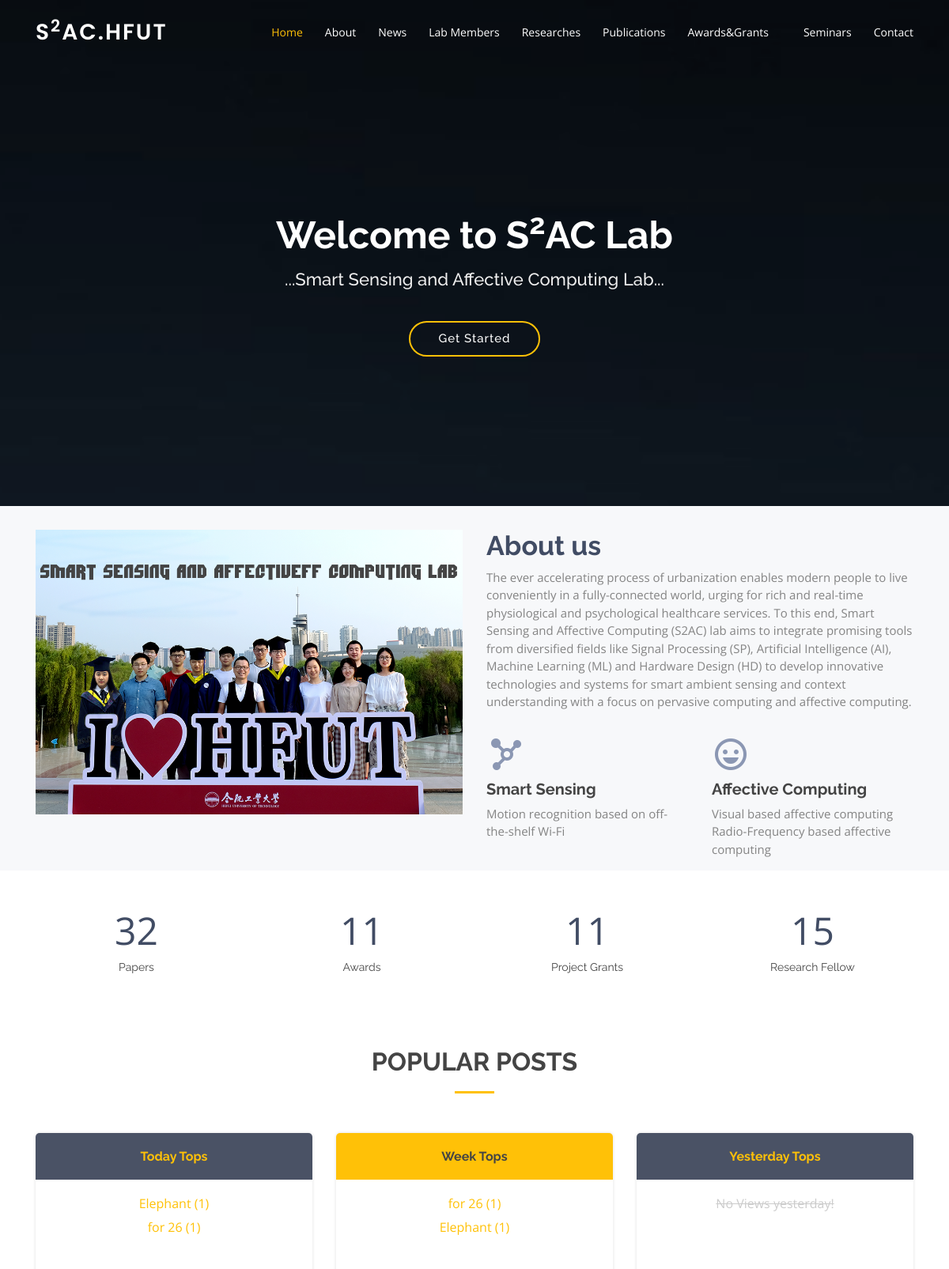
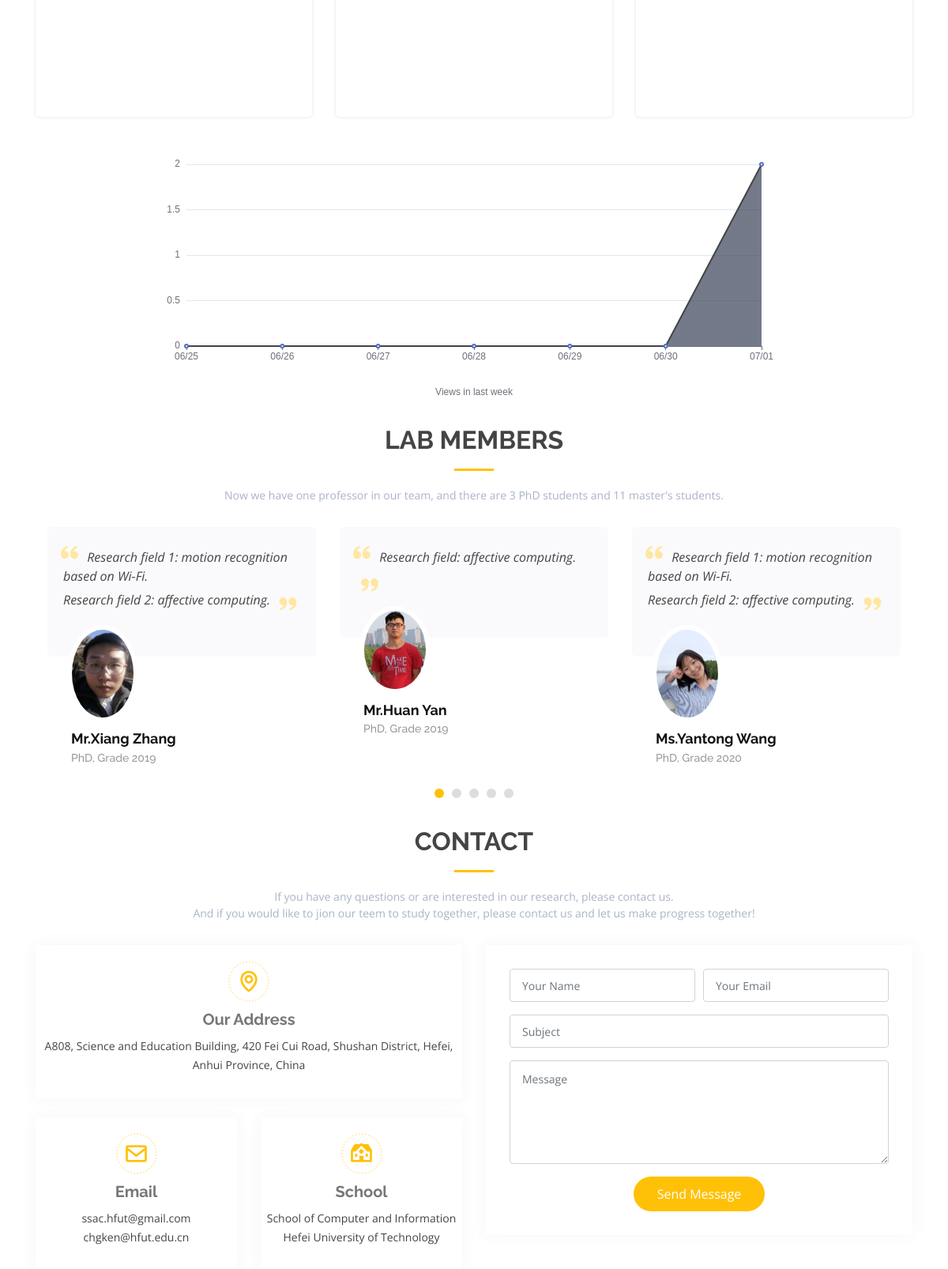
The page / (upper part) on the database its author committed (2 pictures, top to bottom).
### read_statistics/models.py (models this page shows)
class ReadDetails(models.Model):
    date = models.DateField(default=timezone.now)
    read_num = models.IntegerField(default=0)
    content_type = models.ForeignKey(ContentType, on_delete=models.DO_NOTHING)
    object_id = models.PositiveIntegerField()
    content_object = GenericForeignKey('content_type', 'object_id')

### s2aclab/models.py (models this page shows, shortened)
class Articles(models.Model, ReadNumExpandMethod):
    title = models.CharField(max_length=100)
    article_type = models.ForeignKey(ArticleType,on_delete=models.DO_NOTHING,related_name='art_art')
    content = RichTextUploadingField(config_name='upload_ckeditor')
    author = models.ForeignKey(User, on_delete=models.DO_NOTHING)
    created_time = models.DateTimeField(auto_now_add=False)
    last_updated_time = models.DateTimeField(auto_now=True)
    read_details = GenericRelation(ReadDetails)  # content_object = GenericForeignKey('content_type', 'object_id')
    class Meta: # 排序
        ordering = ['-created_time']

### proj_lab/views.py (the view)
# urls.py: 2. Add a URL to urlpatterns:  path('', views.home, name='home')
def home(request):
    content_type = ContentType.objects.get_for_model(Articles)
    read_sum, dates = get_one_week_read_statistics(content_type)
    week_hot = cache.get('week_hot')
    if not week_hot:
        week_hot = get_one_week_hot_articles()
        cache.set('week_hot', week_hot, 3600)  #   3600s
        print('calculate')
    else:
        print('use cache')
    context = {}
    context['artilce_types'] = ArticleType.objects.annotate(article_count=Count('art_art'))
    context['read_sum'] = read_sum
    context['dates'] = dates
    context['today_hot'] = get_today_hot_read(content_type)
    context['yesterday_hot'] = get_yesterday_hot_read(content_type)
    context['week_hot'] = week_hot
    return render(request, 'home.html', context)

### read_statistics/utils.py (called while the page is built)
def get_one_week_read_statistics(content_type):
    today = timezone.now().date()
    dates = []
    read_sum = []
    for i in range(6, -1,-1):
        date = today + timedelta(days= -i)
        dates.append(date.strftime('%m/%d'))
        readdetails = ReadDetails.objects.filter(content_type=content_type, date=date)
        res = readdetails.aggregate(read_num_sum=Sum('read_num'))    # 返回字典{'read_num_sum':?}
        read_sum.append(res['read_num_sum'] or 0)
    return read_sum,dates

def get_today_hot_read(content_type):
    today = timezone.now().date()
    readdetails = ReadDetails.objects.filter(content_type=content_type, date=today).order_by('-read_num')
    return readdetails[:5]

def get_yesterday_hot_read(content_type):
    yes = timezone.now().date() + timedelta(days=-1)
    readdetails = ReadDetails.objects.filter(
        content_type=content_type, date=yes).order_by('-read_num')
    return readdetails[:5]

def get_one_week_hot_articles():
    today = timezone.now().date()
    date = today + timedelta(days=-6)
    articles = Articles.objects.filter(
        read_details__date__lte=today,read_details__date__gte=date
        ).values('id', 'title').annotate(read_num_sum=Sum('read_details__read_num')).order_by('-read_num_sum')
    return articles[:7]

### templates/home.html (shortened to what this page needs)
{% extends 'base.html' %}
{% load static%}
<!-- {% block header_extends %}
    <link rel="stylesheet" href="{% static 'home.css' %}">
{% endblock %} -->
{% block content %}
    <section id="hero" class="d-flex align-items-center justify-content-center">
        <div class="container position-relative">
            <h1>Welcome to S<sup>2</sup>AC Lab</h1>
            <h2>...Smart Sensing and Affective Computing Lab...</h2>
            <a href="#about" class="btn-get-started scrollto">Get Started</a>
        </div>
    </section>
    <section id="about" class="about section-bg">
        <div class="container">
            <div class="row">
                <div class="col-lg-6">
                    <img src="static/assets/img/about.png" class="img-fluid" alt="">
                </div>
                <div class="col-lg-6 pt-4 pt-lg-0">
                    <h3>About us</h3>
                    <p>
                        The ever accelerating process of urbanization enables modern people to live conveniently in a fully-connected world,
                        urging for rich and real-time physiological and psychological healthcare services. To this end, Smart Sensing and
                        Affective Computing (S2AC) lab aims to integrate promising tools from diversified fields like Signal Processing (SP),
                        Artificial Intelligence (AI), Machine Learning (ML) and Hardware Design (HD) to develop innovative technologies and
                        systems for smart ambient sensing and context understanding with a focus on pervasive computing and affective computing.
                    </p>
                    <div class="row">
                        <div class="col-md-6">
                            <i class="bx bxs-network-chart"></i>
                            <h4>Smart Sensing</h4>
                            <p>Motion recognition based on off-the-shelf Wi-Fi</p>
                        </div>
                        <div class="col-md-6">
                            <i class="bx bx-happy"></i>
                            <h4>Affective Computing</h4>
                            <p>Visual based affective computing<br>
                                Radio-Frequency based affective computing
                            </p>
                        </div>
                    </div>
                </div>
            </div>
        </div>
    </section>
    <section id="counts" class="counts section">
        <div class="container">
            <div class="row counters">
                <div class="col-lg-3 col-6 text-center">
                    <span data-toggle="counter-up">32</span>
                    <p>Papers</p>
                </div>
                <div class="col-lg-3 col-6 text-center">
                    <span data-toggle="counter-up">11</span>
                    <p>Awards</p>
                </div>
                <div class="col-lg-3 col-6 text-center">
                    <span data-toggle="counter-up">11</span>
                    <p>Project Grants</p>
                </div>
                <div class="col-lg-3 col-6 text-center">
                    <span data-toggle="counter-up">15</span>
                    <p>Research Fellow</p>
                </div>
            </div>
        </div>
    </section>
    <section id="hot-data" class="hot-data center-block">
        <div class="container">
            <div class="section-title">
                <h2>POPULAR POSTS</h2>
            </div>
            <div class="row">
                <div class="col-xs-6 col-sm-4" >
                    <div class="box" >
                        <h3>Today Tops</h3>
                        <ul>
                            {% for hot in today_hot %}
                            <li>
                                <a href="{% url 'article_details' hot.content_object.pk %}">{{ hot.content_object.title|striptags|truncatechars:30}} ({{hot.read_num}})</a>
                            </li>
                            {% empty %}
                            <li class="na">No Views today!</li>
                            {% endfor %}
                        </ul>
                    </div>
                </div>
                <div class="col-xs-6 col-sm-4">
                    <div class="box featured">
                        <h3>Week Tops</h3>
                        <ul>
                            {% for hot in week_hot %}
                            <li>
                                <a href="{% url 'article_details' hot.id %}">{{ hot.title|striptags|truncatechars:30}}
                                ({{hot.read_num_sum}})
                                </a>
                            </li>
                            {% empty %}
                            <li class="na">No Views in last week!</li>
                            {% endfor %}
                        </ul>
                    </div>
                </div>
                <div class="col-xs-6 col-sm-4">
                    <div class="box">
                        <h3>Yesterday Tops</h3>
                        <ul>
                            {% for hot in yesterday_hot %}
                            <li>
                                <a href="{% url 'article_details' hot.content_object.pk %}">{{ hot.content_object.title |striptags|truncatechars:30}}
                                    ({{hot.read_num}})</a>
                            </li>
                            {% empty %}
                            <li class="na">No Views yesterday!</li>
                            {% endfor %}
                        </ul>
                    </div>
                </div>
            </div>
            <div id="area-chart" style="width:auto; height: 360px; padding: 0 100px;">
                <script type="text/javascript">
                    var dom = document.getElementById("area-chart");
                    var myChart = echarts.init(dom);
                    var app = {};
                    option = null;
                    option = {
                        title: {
                            subtext: 'Views in last week',
                            left: 'center',
                            bottom: 'top',
                            color: '#0eb0c9',
                        },
                        tooltip: {
                            trigger: 'axis',
                            axisPointer: {
                                type: 'cross',
                                label: {
                                    backgroundColor: '#ffc107'
                                }
                            }
                        },
                        xAxis: {
                            type: 'category',
                            boundaryGap: false,
                            data: {{ dates | safe }}
                                },
                    yAxis: {
                        type: 'value'
                    },
                    series: [{
                        name: 'daily visits',
                        data: {{ read_sum| safe }},
                        type: 'line',
                        lineStyle: {
                        color: '#444444'
                    },
                        areaStyle: {
                        color: new echarts.graphic.LinearGradient(0, 0, 0, 0.9, [{
                            offset: 0,
                            color: '#374055'
                        }, {
                            offset: 1,
                            color: '#374055'
                        }])
                    },
                                }]
                            };
                    ;
                    if (option && typeof option === "object") {
                        myChart.setOption(option, true);
                    }
                </script>
            </div>
        </div>
    </section>
    <section id="team" class="testimonials">
        <div class="container">
            <div class="section-title">
                <h2>Lab Members</h2>
                <p>Now we have one professor in our team, and there are 3 PhD students  and 11 master's students.</p>
            </div>
            <div class="owl-carousel testimonials-carousel">
                <div class="testimonial-item">
                    <p>
                        <i class="bx bxs-quote-alt-left quote-icon-left"></i>
                        Research field 1: motion recognition based on Wi-Fi.<br>
                        Research field 2: affective computing.
                        <i class="bx bxs-quote-alt-right quote-icon-right"></i>
                    </p>
                    <img src="static/assets/img/testimonials/zx.jpg" class="testimonial-img" alt="">
                    <h3>Mr.Xiang Zhang</h3>
                    <h4>PhD, Grade 2019</h4>
                </div>
                <div class="testimonial-item">
                    <p>
                        <i class="bx bxs-quote-alt-left quote-icon-left"></i>
                        Research field: affective computing.
                        <i class="bx bxs-quote-alt-right quote-icon-right"></i>
                    </p>
                    <img src="static/assets/img/testimonials/yh.jpg" class="testimonial-img" alt="">
                    <h3>Mr.Huan Yan</h3>
                    <h4>PhD, Grade 2019</h4>
                </div>
                <div class="testimonial-item">
                    <p>
                        <i class="bx bxs-quote-alt-left quote-icon-left"></i>
                        Research field 1: motion recognition based on Wi-Fi.<br>
                        Research field 2: affective computing.
                        <i class="bx bxs-quote-alt-right quote-icon-right"></i>
                    </p>
                    <img src="static/assets/img/testimonials/wyt.jpg" class="testimonial-img" alt="">
                    <h3>Ms.Yantong Wang</h3>
                    <h4>PhD, Grade 2020</h4>
                </div>
            </div>
        </div>
    </section>
    <section id="contact" class="contact">
        <div class="container">
            <div class="section-title">
                <h2>Contact</h2>
                <p>If you have any questions or are interested in our research, please contact us.
                    <br>And if you would like to jion our teem to study together, please contact us and let us make progress together!</p>
            </div>
            <div class="row">
                <div class="col-lg-6">
                    <div class="row">
                        <div class="col-md-12">
                            <div class="info-box">
                                <i class="bx bx-map"></i>
                                <h3>Our Address</h3>
                                <p>A808, Science and Education Building, 420 Fei Cui Road, Shushan District, Hefei, Anhui Province, China</p>
                            </div>
                        </div>
                        <div class="col-md-6">
                            <div class="info-box mt-4">
                                <i class="bx bx-envelope"></i>
                                <h3>Email</h3>
                                <p>ssac.hfut@gmail.com<br>chgken@hfut.edu.cn</p>
                            </div>
                        </div>
                        <div class="col-md-6">
                            <div class="info-box mt-4">
                                <i class="bx bxs-institution"></i>
                                <h3>School</h3>
                                <p>School of Computer and Information<br>Hefei University of Technology</p>
                            </div>
                        </div>
                    </div>
                </div>
                <div class="col-lg-6">
                    <form action="forms/contact.php" method="post" role="form" class="php-email-form">
                        <div class="form-row">
                            <div class="col-md-6 form-group">
                                <input type="text" name="name" class="form-control" id="name" placeholder="Your Name"
                                    data-rule="minlen:4" data-msg="Please enter at least 4 chars" />
                            </div>
                            <div class="col-md-6 form-group">
                                <input type="email" class="form-control" name="email" id="email" placeholder="Your Email"
                                    data-rule="email" data-msg="Please enter a valid email" />
                            </div>
                        </div>
                        <div class="form-group">
                            <input type="text" class="form-control" name="subject" id="subject" placeholder="Subject"
                                data-rule="minlen:4" data-msg="Please enter at least 8 chars of subject" />
                        </div>
                        <div class="form-group">
                            <textarea class="form-control" name="message" rows="5" data-rule="required"
                                data-msg="Please write something for us" placeholder="Message"></textarea>
                        </div>
                        <div class="text-center"><button type="submit">Send Message</button></div>
                    </form>
                </div>
            </div>
        </div>
    </section>
{% endblock %}

### static/base.css (style rules this page uses)
* { margin: 0; padding: 0; }
body { margin:0; padding:0; }

### rows shown on the page
ReadDetails: content_object "Elephant", read_num "1"
ReadDetails: content_object "for 26", read_num "1"
Articles: title "for 26", read_num_sum "1"
Articles: title "Elephant", read_num_sum "1"

### other values the page prints
chart data {{ dates | safe }} ['06/25', '06/26', '06/27', '06/28', '06/29', '06/30', '07/01']
chart data {{ read_sum| safe }} [0, 0, 0, 0, 0, 0, 2]
